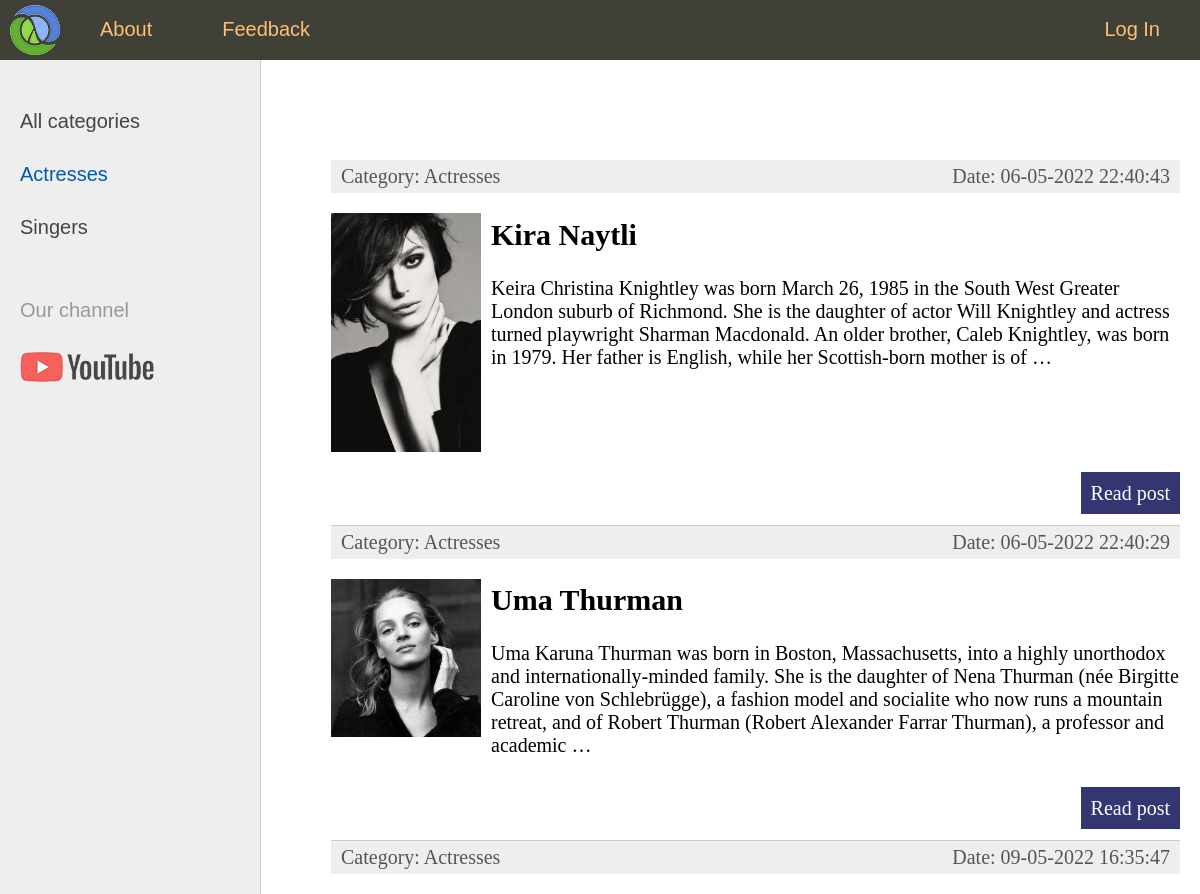
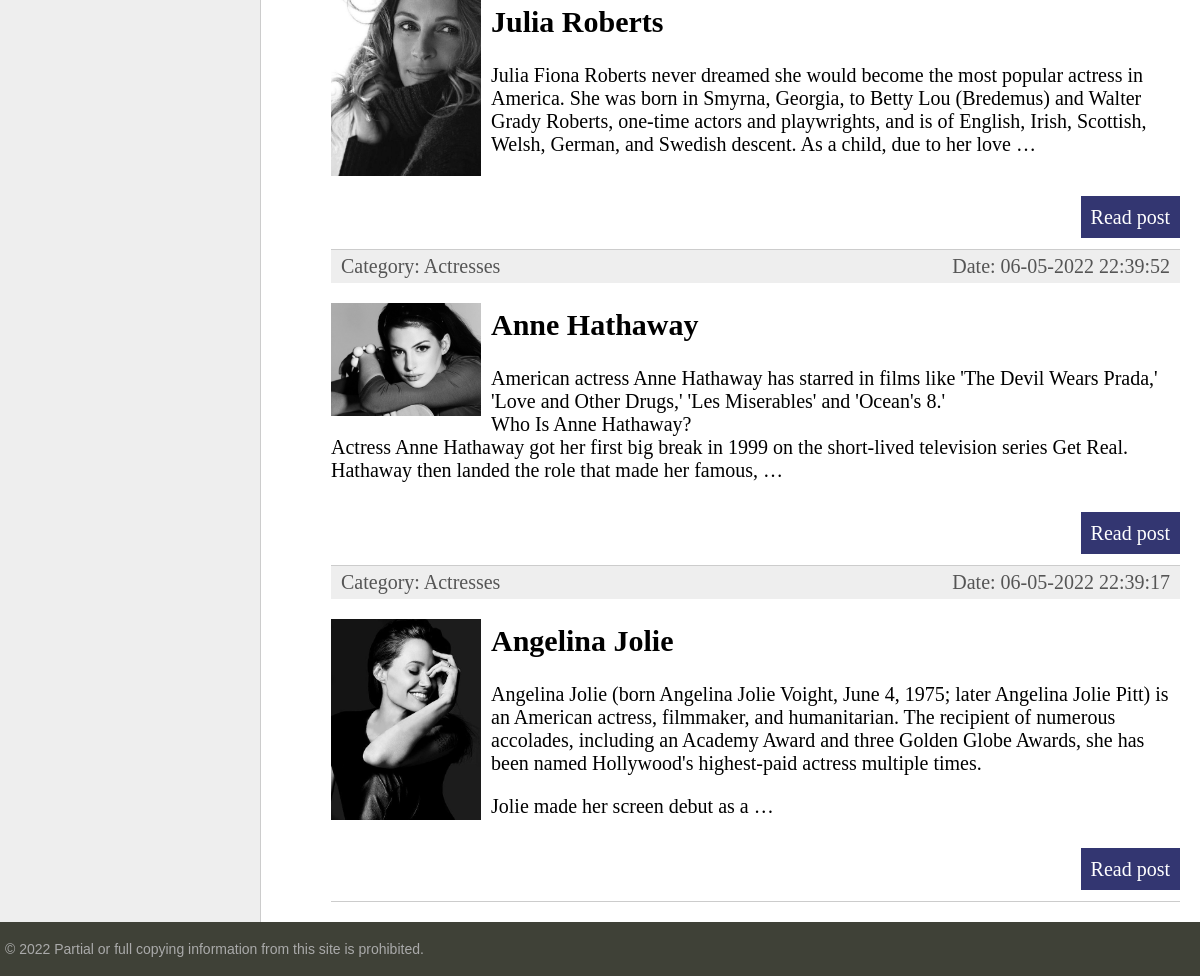
The app's page /category/actresses/ with its own data (2 pictures, top to bottom).
### women/models.py (models this page shows, shortened)
class Category(models.Model):
    name = models.CharField(max_length=100, db_index=True, verbose_name='Category')
    slug = models.SlugField(max_length=255, unique=True, db_index=True, verbose_name="URL")
    def __str__(self):
        return self.name
    def get_absolute_url(self):
        return reverse('category', kwargs={'cat_slug': self.slug})
    class Meta:
        verbose_name = 'Category'
        verbose_name_plural = 'Categories'
        ordering = ['id']

class Women(models.Model):
    title = models.CharField(max_length=255)
    slug = models.SlugField(max_length=255, unique=True, db_index=True, verbose_name="URL")
    content = models.TextField(blank=True)
    photo = models.ImageField(upload_to="photos/%Y/%m/%d/")
    time_create = models.DateTimeField(auto_now_add=True)
    time_update = models.DateTimeField(auto_now=True)
    is_published = models.BooleanField(default=True)
    cat = models.ForeignKey('Category', on_delete=models.PROTECT, verbose_name="Category")
    def get_absolute_url(self):
        return reverse('post', kwargs={'post_slug': self.slug})
    class Meta:
        verbose_name = 'Famous women'
        verbose_name_plural = 'Famous women'
        ordering = ['-time_create', 'title']

### women/views.py (the view)
# urls.py: path('category/<slug:cat_slug>/', WomenCategory.as_view(), name='category'),
class WomenCategory(DataMixin, ListView):
    model = Women
    template_name = 'women/index.html'
    context_object_name = 'posts'
    allow_empty = False
    def get_queryset(self):
        return Women.objects.filter(cat__slug=self.kwargs['cat_slug'], is_published=True)
    def get_context_data(self, *, object_list=None, **kwargs):
        context = super().get_context_data(**kwargs)
        c_def = self.get_user_context(title='Category - ' + str(context['posts'][0].cat),
                                      cat_selected=context['posts'][0].cat_id)
        return dict(list(context.items()) + list(c_def.items()))

### women/utils.py (called while the page is built)
    def get_user_context(self, **kwargs):
        context = kwargs
        cats = Category.objects.annotate(Count('women'))
        user_menu = menu.copy()
        if not self.request.user.is_authenticated:
            user_menu.pop(1)
        context['menu'] = user_menu
        context['cats'] = cats
        if 'cat_selected' not in context:
            context['cat_selected'] = 0
        return context

### women/templates/women/index.html (shortened to what this page needs)
{% extends 'women/base.html' %}
{% block content %}
<ul class="list-articles">
	{% for post in posts %}
			<li><div class="article-panel">
	<p class="first">Category: {{ post.cat }}</p>
	<p class="last">Date: {{ post.time_update | date:"d-m-Y H:i:s" }}</p>
</div>
{% if post.photo %}
	<p><img class="img-article-left thumb" src="{{ post.photo.url }}"></p>
{% endif %}
				<h2>{{post.title}}</h2>
	{% autoescape on %}
	{{ post.content | linebreaks | truncatewords:50 }}
	{% endautoescape %}
			<p class="link-read-post"><a href="{{ post.get_absolute_url }}">Read post</a></p>
			</li>
	{% endfor %}
</ul>
{% endblock %}

### women/templates/women/base.html (shortened to what this page needs)
{% load static %}
{% load women_tags %}
<!DOCTYPE html>
<html>
<head>
	<link type="text/css" href="{% static 'women/css/styles.css' %}" rel="stylesheet" />
</head>
<body>
<table class="table-page" border=0 cellpadding="0" cellspacing="0">
<tr><td valign=top>
{% block mainmenu %}
		<div class="header">
			<ul id="mainmenu" class="mainmenu">
			<li class="logo"><a href="{% url 'home' %}"><div class="logo"></div></a></li>
{% for m in menu %}
	{% if not forloop.last %}
			<li><a href="{% url m.url_name %}">{{m.title}}</a></li>
	{% else %}
			<li class="last"><a href="{% url m.url_name %}">{{m.title}}</a></li>
	{% endif %}
{% endfor %}
			</ul>
		</div>
{% endblock mainmenu %}
<table class="table-content" border=0 cellpadding="0" cellspacing="0">
<tr>
	<td valign="top" class="left-chapters">
	<ul id="leftchapters">
{% if cat_selected == 0 %}
		<li class="selected">All categories</li>
{% else %}
		<li><a href="{% url 'home' %}">All categories</a></li>
{% endif %}
{% for c in cats %}
{% if c.women__count > 0 %}
	{% if c.pk == cat_selected %}
		<li class="selected">{{c.name}}</li>
	{% else %}
		<li><a href="{{ c.get_absolute_url }}">{{c.name}}</a></li>
	{% endif %}
{% endif %}
{% endfor %}
		<li class="share">
		<p>Our channel</p>
		<a class="share-yt" href="https://www.youtube.com/watch?v=dQw4w9WgXcQ&ab_channel=RickAstley" target="_blank" rel="nofollow"></a>
		</li>
	</ul>
</td>
<td valign="top" class="content">
	<div class="content-text">
{% block content %}
{% endblock %}
	</div>
</td></tr></table>
</td></tr>
<tr><td valign=top>
	<div id="footer">
		<p>&copy; 2022 Partial or full copying information from this site is prohibited.</p>
	</div>
</td></tr></table>
</body>
</html>

### women/static/women/css/styles.css (style rules this page uses)
html, body { font-family: 'Arial'; margin: 0; padding: 0; height: 100%; width: 100%; color: #444; }
a { color: #0059b2; text-decoration: none; }
img { max-width: 600px; height: auto; }
img.img-article-left { max-width: 300px; height: auto; float: left; padding: 0 10px 10px 0; }
img.img-article-left.thumb { max-width: 150px; height: auto; }
p.link-read-post { text-align: right; }
p.link-read-post a { padding: 10px; min-width: 100px; background: #333671; color: #fff; text-decoration: none; }
div.article-panel { background: #eee; padding: 5px 10px 5px 10px; box-sizing: border-box; overflow: hidden; color: #555; }
div.article-panel p.first { margin: 0; float: left; }
div.article-panel p.last { margin: 0; float: right; }
ul.list-articles { list-style: none; margin: 0; padding: 0; }
ul.list-articles li { border-bottom: 1px solid #ccc; }
.table-page { width: 100%; height: 100%; vertical-align: top; }
.table-page tr { height: 100%; }
.header { background: #3F4137; height: 60px; }
.logo { background: url('../images/logo.png') no-repeat 10px 5px; width: 70px; height: 60px; }
ul.mainmenu { list-style: none; margin: 0; padding: 0; height: 60px; color: #fdc073; font-size: 20px; overflow: hidden; }
ul.mainmenu li { float: left; margin: 18px 40px 0 30px; }
ul.mainmenu li.logo { margin: 0; }
ul.mainmenu li.last { float: right; }
ul.mainmenu li a { color: #fdc073; text-decoration: none; }
.table-content { width: 100%; min-height: 100%; height: 100%; }
.left-chapters { margin: 0; background: #eee; border-right: 1px solid #ccc; min-height: 100%; }
.left-chapters ul { width: 230px; min-height: 100%; margin: 0; padding: 20px 10px 10px 20px; list-style: none; font-size: 20px; }
.left-chapters ul li { margin: 30px 0 0 0; color: #999; }
.left-chapters ul li.selected { color: #0059b2; }
.left-chapters ul li a { color: #444; text-decoration: none; }
.left-chapters ul li.share { margin: 60px 0 0 0; }
.left-chapters ul li.share p { margin: 30px 0 30px 0; }
.left-chapters ul li.share a { display: inline-block; width: 40px; height: 40px; margin: 0 20px 0 0; }
.left-chapters ul li.share a.share-yt { width: 100%; height: 30px; background: url('../images/share_yt.png') no-repeat 0 0 }
.content { padding: 40px 20px 20px 40px; width: 100%; box-sizing: border-box; }
.content-text { margin: 60px 0 0 30px; color: #000; font-size: 20px; font-family: Yandex Sans Display Light; }
#footer { box-sizing: border-box; background: #3F4137; padding: 5px; color: #aaa; font-size: 14px; font-family: Verdana, Geneva, Arial, Helvetica; text-align: left; overflow: hidden; }

### records on screen
Category: name "Actresses"
Category: name "Singers"
Women: cat "Actresses", time_update "06-05-2022 22:40:43", photo (picture), title "Kira Naytli", content "Keira Christina Knightley was born March 26, 1985 in the South West Greater London suburb of Richmond. She is the daughter of actor Will Knightley and actress turned playwright Sharman Macdonald. An older brother, Caleb Knightley, was born in 1979. Her father is English, while her Scottish-born mother is of …"
Women: cat "Actresses", time_update "06-05-2022 22:40:29", photo (picture), title "Uma Thurman", content "Uma Karuna Thurman was born in Boston, Massachusetts, into a highly unorthodox and internationally-minded family. She is the daughter of Nena Thurman (née Birgitte Caroline von Schlebrügge), a fashion model and socialite who now runs a mountain retreat, and of Robert Thurman (Robert Alexander Farrar Thurman), a professor and academic …"
Women: cat "Actresses", time_update "09-05-2022 16:35:47", photo (picture), title "Julia Roberts", content "Julia Fiona Roberts never dreamed she would become the most popular actress in America. She was born in Smyrna, Georgia, to Betty Lou (Bredemus) and Walter Grady Roberts, one-time actors and playwrights, and is of English, Irish, Scottish, Welsh, German, and Swedish descent. As a child, due to her love …"
Women: cat "Actresses", time_update "06-05-2022 22:39:52", photo (picture), title "Anne Hathaway", content "American actress Anne Hathaway has starred in films like 'The Devil Wears Prada,' 'Love and Other Drugs,' 'Les Miserables' and 'Ocean's 8.' Who Is Anne Hathaway? Actress Anne Hathaway got her first big break in 1999 on the short-lived television series Get Real. Hathaway then landed the role that made her famous, …"
Women: cat "Actresses", time_update "06-05-2022 22:39:17", photo (picture), title "Angelina Jolie", content "Angelina Jolie (born Angelina Jolie Voight, June 4, 1975; later Angelina Jolie Pitt) is an American actress, filmmaker, and humanitarian. The recipient of numerous accolades, including an Academy Award and three Golden Globe Awards, she has been named Hollywood's highest-paid actress multiple times. Jolie made her screen debut as a …"

### other values on screen
{{ m.title }} "About" "Feedback"
{{ m.title }} "Log In"
